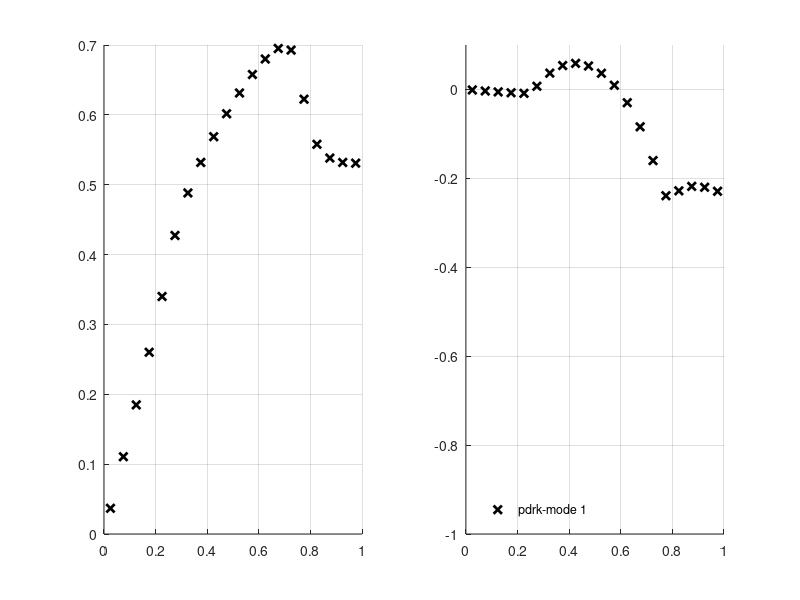

The MATLAB source for this figure:
% WHAMP data, 2018-10-14 12:05
% kx=0.5, scan kz
whpdat=[0.5000000      0.0250000    3.6828034E-02 -1.15E-03    
    0.5000000      0.0500000    7.3684177E-02 -2.29E-03    
    0.5000000      0.0750000    1.1060079E-01 -3.40E-03    
    0.5000000      0.1000000    1.4762028E-01 -4.47E-03    
    0.5000000      0.1250000    1.8480585E-01 -5.50E-03    
    0.5000000      0.1500000    2.2226146E-01 -6.48E-03    
    0.5000000      0.1750000    2.6016991E-01 -7.41E-03    
    0.5000000      0.2000000    2.9897149E-01 -8.31E-03    
    0.5000000      0.2250000    3.3998528E-01 -8.78E-03    
    0.5000000      0.2500000    3.8463804E-01 -5.26E-03    
    0.5000000      0.2750000    4.2735500E-01  7.15E-03    
    0.5000000      0.3000000    4.6121091E-01  2.31E-02    
    0.5000000      0.3250000    4.8821067E-01  3.67E-02    
    0.5000000      0.3500000    5.1125847E-01  4.69E-02    
    0.5000000      0.3750000    5.3189965E-01  5.38E-02    
    0.5000000      0.4000000    5.5091639E-01  5.76E-02    
    0.5000000      0.4250000    5.6872861E-01  5.87E-02    
    0.5000000      0.4500000    5.8557270E-01  5.70E-02    
    0.5000000      0.4750000    6.0158109E-01  5.28E-02    
    0.5000000      0.5000000    6.1681851E-01  4.60E-02    
    0.5000000      0.5250000    6.3129744E-01  3.65E-02    
    0.5000000      0.5500000    6.4498180E-01  2.44E-02    
    0.5000000      0.5750000    6.5778182E-01  9.44E-03    
    0.5000000      0.6000000    6.6953883E-01 -8.52E-03    
    0.5000000      0.6250000    6.7999380E-01 -2.98E-02    
    0.5000000      0.6500000    6.8872267E-01 -5.47E-02    
    0.5000000      0.6750000    6.9499203E-01 -8.40E-02    
    0.5000000      0.7000000    6.9739061E-01 -1.18E-01    
    0.5000000      0.7250000    6.9269029E-01 -1.60E-01    
    0.5000000      0.7500000    6.7176398E-01 -2.07E-01    
    0.5000000      0.7750000    6.2237387E-01 -2.39E-01    
    0.5000000      0.8000000    5.8044501E-01 -2.36E-01    
    0.5000000      0.8250000    5.5785062E-01 -2.28E-01    
    0.5000000      0.8499999    5.4536556E-01 -2.21E-01    
    0.5000000      0.8749999    5.3818703E-01 -2.18E-01    
    0.5000000      0.8999999    5.3407403E-01 -2.18E-01    
    0.5000000      0.9249999    5.3187209E-01 -2.20E-01    
    0.5000000      0.9499999    5.3092862E-01 -2.24E-01    
    0.5000000      0.9749999    5.3084659E-01 -2.29E-01    
    0.5000000      0.9999999    5.3137013E-01 -2.36E-01 ];
kxwhp=whpdat(:,1);
kzwhp=whpdat(:,2);
wrwhp=whpdat(:,3);
wiwhp=whpdat(:,4);
subplot(121); hold on; grid on;
plot(kzwhp(1:2:end),wrwhp(1:2:end),'kx','Linewidth',2);
% xlabel('k_zc/\omega_{pi}');
subplot(122); hold on; grid on;
plot(kzwhp(1:2:end),wiwhp(1:2:end),'kx','Linewidth',2);
ylim([-1.0,0.1]);
% xlabel('k_zc/\omega_{pi}');
legend('pdrk-mode 1','pdrk-mode 2','pdrk-mode 3','pdrk-mode 4',...
    'whamp','location','southwest');
legend('boxoff');

